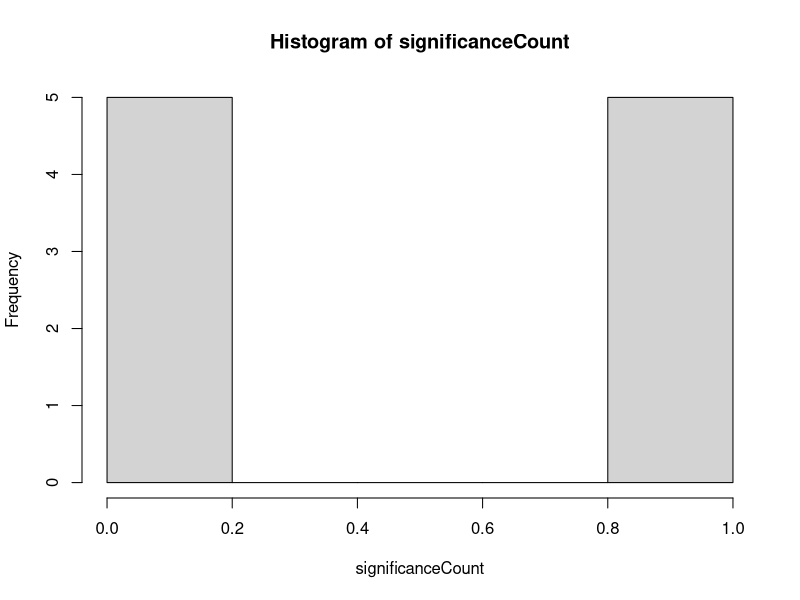
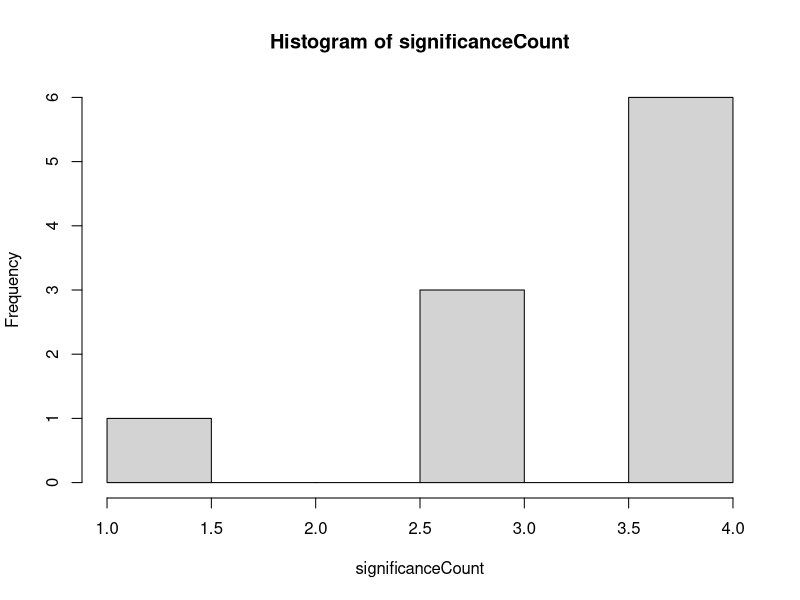

The R script that drew these images, in order: (Note: this script raises an error after producing the figures.)
#####################################

rm(list=ls())
library(lavaan)
library(car)
N = 2000
  
#####################################

# ANOVA

niter = 10

aovsim = function(niter=10, h1 = FALSE, N = 2000) {

significanceCount = rep(NA,niter)
ms = as.data.frame(matrix(NA, nrow = niter, ncol = 15))

for(i in 1:niter){
  A = rbinom(N,1,.5)
  B = rbinom(N,1,.5)
  C = rbinom(N,1,.5)
  D = rnorm(N,0,1)
  residual = rnorm(N,0,1)
  
  if(h1){
    y = 1 + 0.25*B*C + residual
  } else {
    y = 1 + residual
  }
 
  df = data.frame(A,B,C,D,y)


  ps = Anova(aov(y~A*B*C*D,data=df))$"Pr(>F)"
  ps = ps[!is.na(ps)]
  
  significanceCount[i] = sum(ps<0.05)
  ms[i, 1:length(ps)] = ps
}

colnames(ms)<-rownames(Anova(aov(y~A*B*C*D,data=df)))[-nrow(Anova(aov(y~A*B*C*D,data=df)))]

return(list(
  ms = ms,
  signCount = significanceCount,
  hist = hist(significanceCount),
  percSignCount = mean(significanceCount > 0)
))

}

null = aovsim(niter=10, h1=FALSE)
nonull = aovsim(niter = 10, h1 = TRUE)

# 1 - 0.95^15 (15 è il numero dei test fatti)

#####################################

# SEM

semsim <- function(niter = 10, N = 2000, k = 6, w = 10, loading = 0.7, h1 = F) {

generate_lavaan_model = function(k, w) {
  model_lines = sapply(1:k, function(f) {
    lhs = paste0("F", f, " =~ ")
    rhs = paste0("F", f, "_item", 1:w, collapse = " + ")
    paste0(lhs, rhs)
  })
  paste(model_lines, collapse = "\n")
}


significanceCount = rep(NA, niter)
ms.sem = as.data.frame(matrix(NA, nrow = niter, ncol = 15))

for(i in 1:niter){
  residual_sd = sqrt(1 - loading^2)
  latent_vars = matrix(rnorm(N * k), nrow = N, ncol = k)
  colnames(latent_vars) = paste0("F", 1:k)
  
  if (h1) {
    latent_vars[, "F3"] = 0 + 0.25*latent_vars[, "F1"] + rnorm(N, 0, 1)
  }
  
  observed_list = vector("list", k)
  for (j in 1:k) {
    indicators = matrix(
      loading * latent_vars[, j] + residual_sd * matrix(rnorm(N * w), nrow = N),
      nrow = N, ncol = w
    )
    colnames(indicators) = paste0("F", j, "_item", 1:w)
    observed_list[[j]] = indicators
  }
  
  df = as.data.frame(do.call(cbind, observed_list))
  
  modelM = generate_lavaan_model(k=6,w=10)
  model = paste(modelM,
                "\n
              F6 ~ F1 + F2 + F3 + F4 + F5 \n
              F5 ~ F1 + F2 + F3 + F4 \n
              F4 ~ F1 + F2 + F3 \n
              F3 ~ F1 + F2 \n
              F2 ~ F1")
  
  fit = sem(model,df)
  pe = summary(fit)$pe
  ps = pe$pvalue[pe$op=="~"]

  significanceCount[i] = sum(ps<0.05)
#  print(paste("i:",i))
#  print(paste("sign.count:",significanceCount[i]))
  ms.sem[i, 1:length(ps)] = ps
} 

colnames(ms.sem) = paste(pe$lhs[pe$op == "~"], pe$op[pe$op == "~"], pe$rhs[pe$op == "~"])

return(list(
  ms.sem = ms.sem,
  significanceCount = significanceCount,
  hist = hist(significanceCount),
  percSigPaths = mean(significanceCount > 0)
))

}

null.sem = semsim(niter = 10, h1 = FALSE)
nonull.sem = semsim(niter = 10, h1 = TRUE)
#####################################
